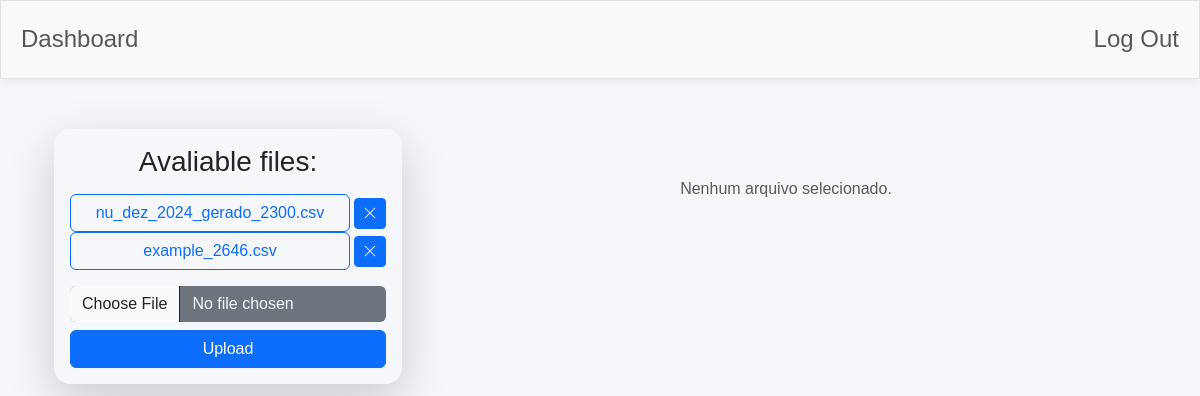
Page / (signed in) on the committed database.
### tables this page shows
CREATE TABLE uploads (
    id INTEGER PRIMARY KEY AUTOINCREMENT,
    user_id INTEGER NOT NULL,
    filename TEXT NOT NULL,
    filepath TEXT NOT NULL DEFAULT '',
    data_upload TEXT NOT NULL DEFAULT CURRENT_TIMESTAMP,
    FOREIGN KEY (user_id) REFERENCES users(user_id)
);

### app.py (the view)
@app.route("/", methods=["GET", "POST"])
@login_required
def index():
    user_id = session["user_id"]
    uploads_file = db.execute("SELECT filename, id FROM uploads WHERE user_id = ?", (user_id,), fetchall=True)
    return render_template("index.html", uploads=uploads_file, from_page="index")

### db.py (called while the page is built)
def get_connection():
    conn = sqlite3.connect(DB_PATH)
    conn.row_factory = sqlite3.Row
    conn.execute("PRAGMA foreign_keys = ON")
    return conn

def execute(query, params=(), commit=False, fetchone=False, fetchall=False):
    conn = get_connection()
    cur = conn.cursor()
    cur.execute(query, params)
    result = None
    if fetchone:
        result = cur.fetchone()
    elif fetchall:
        result = cur.fetchall()
    if commit:
        conn.commit()
    cur.close()
    conn.close()
    return result

### helpers.py (called while the page is built)
def login_required(f):
    @wraps(f)
    def decorated_function(*args, **kwargs):
        if session.get("user_id") is None:
            return redirect("/login")
        return f(*args, **kwargs)
    return decorated_function

### templates/index.html (shortened to what this page needs)
{% extends "layout.html" %}
{% block main %}
<div class="container">
    <div class="row g-4">
        <div class="col-md-4">
            <div class="text-light shadow-lg rounded-4 p-3">
                <h3 class="card-title mb-3 text-dark" >Avaliable files:</h3>
                <div class="mb-3">
                    {% include "partials/uploads_list.html" %}
                </div>
                <form action="/upload" method="post" enctype="multipart/form-data" class="d-flex flex-column gap-2">
                    <input type="file" name="file" class="form-control bg-secondary text-light border-0">
                    <button type="submit" class="btn btn-primary">Upload</button>
                </form>
            </div>
        </div>
        <div class="col-md-8">
            {% if table_data and headers %}
            <div class="shadow-lg rounded-4 p-3">
                <h5 class="card-title mb-3">{{ filename }} </h5>
                <div class="table-responsive">
                    <table class="table table-striped table-hover table-bordered table-sm align-middle">
                        <thead class="table-secondary text-dark">
                            <tr>
                                {% for header in headers %}
                                    <th scope="col">{{ header }}</th>
                                {% endfor %}
                            </tr>
                        </thead>
                        <tbody>
                            {% for row in table_data %}
                            <tr>
                                {% for header in headers %}
                                    <td>{{ row[header] }}</td>
                                {% endfor %}
                            </tr>
                            {% endfor %}
                        </tbody>
                    </table>
                </div>
            </div>
            {% else %}
                <div class="text-center text-muted mt-5">
                    <p>Nenhum arquivo selecionado.</p>
                </div>
            {% endif %}
        </div>
    </div>
</div>
{% endblock %}

### templates/partials/uploads_list.html (shortened to what this page needs)
{% if uploads %}
    {% for upload in uploads %}
        {% if from_page == "index" %}
        <div class="d-flex align-items-center gap-1">
            <form method="post" action="/filetable" class="flex-grow-1" style="max-width: 100%; overflow: hidden;">
                <button class="btn btn-outline-primary w-100 text-truncate" type="submit">
                    {{ upload.filename }}
                </button>
            </form>
            <form method="post" action="/delete_file" onsubmit="return confirm('Do you want to delete this file?');">
                <button type="submit" class="btn btn-sm btn-primary px-2">
                    <i class="bi bi-x-lg text-white"></i>
                </button>
            </form>
        </div>
        {% endif %}
    {% endfor %}
{% endif %}

### templates/layout.html (style rules this page uses)
:root { --card-bg: #ffffff; --card-radius: 12px; --card-shadow: 0 4px 10px rgba(0, 0, 0, .05); }
body { font-family: Arial, sans-serif; background: #f5f7fb; margin: 0; padding: 0; }
h1, h2, h3, h4 { color: #333; }

### rows in the picture
uploads: filename "nu_dez_2024_gerado_2300.csv"
uploads: filename "example_2646.csv"
